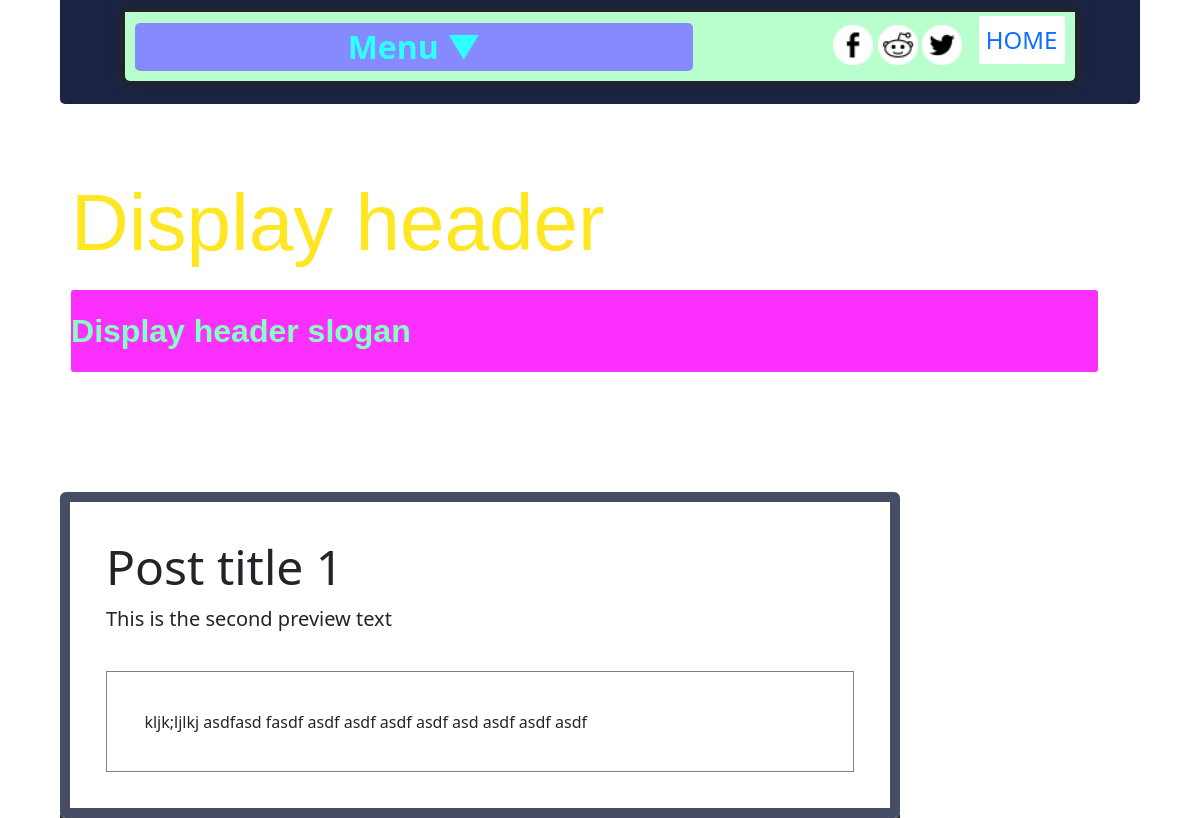
/post?post=1, run on an earlier commit of the app's database.
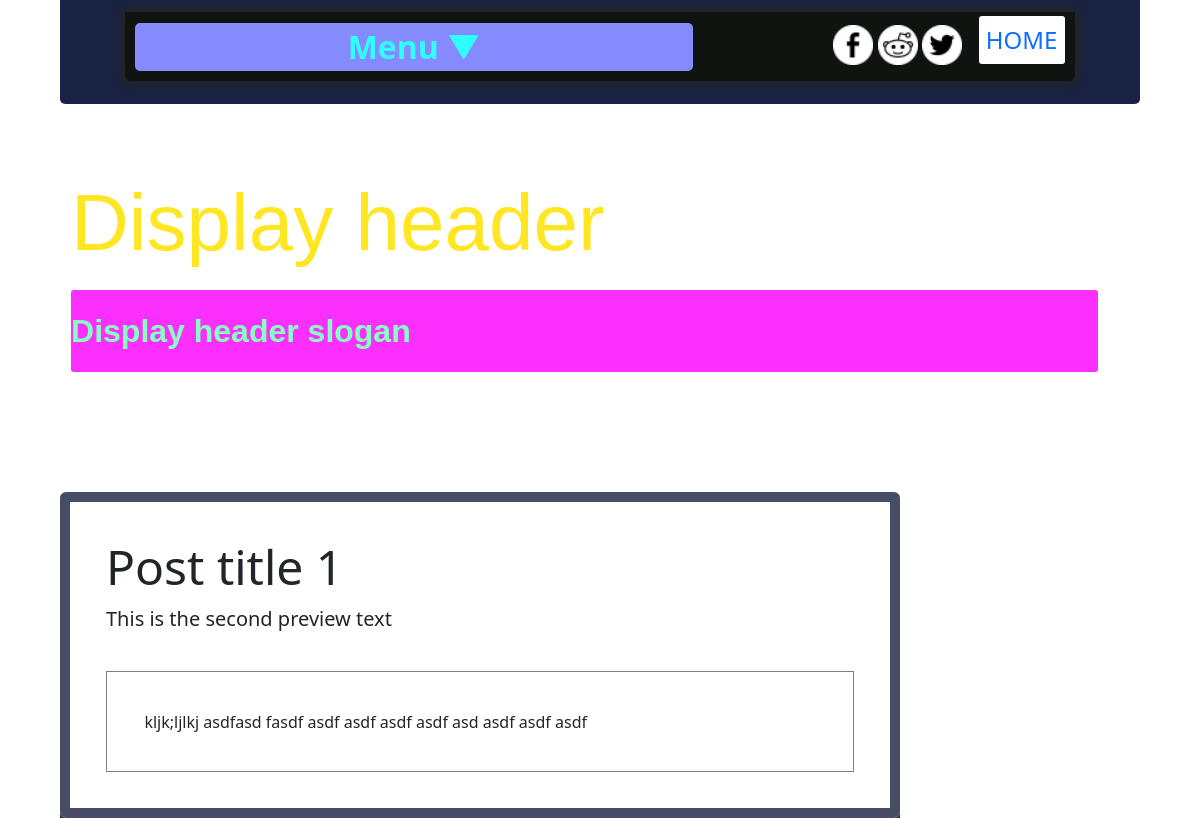
And on a later commit of the database.
### blog/views.py (the view)
# urls.py: path('post', views.post, name='post'),
def post(request):
	test = request.GET['post']
	try:
		changes = blog_change.objects.get()
	except:
		print("Not working!")
	x = blog_post.objects.get(post_id=test)
	post_item = blog_post.objects.all()
	topic_item = topic.objects.all()
	get_posts = blog_post.objects.filter(post_id=test)
	context = {
		'topic' : x,
		'get_posts' : get_posts,
		'topic_item' : topic_item,
		'changes' : changes,
	}
	return render(request, 'html/post.html', context)

### templates/html/post.html (shortened to what this page needs)
{% extends "html/template.html" %}
{% block content %}
{% load static %}
<div class='post-container' style='background-color: {{changes.navigation_drop_down_background_color}}'>
    {% include "html/navigation.html" %}
    <div class='home-page-header'>
        <h1 style='color:{{changes.header_title_font_color}}'>{{changes.header_title}}</h1>
        <h3 class='fs-2' style="color:{{changes.header_slogan_font_color}}; text-align: left; margin-left: 1%; background-color:{{changes.header_slogan_background_color}}">{{changes.header_slogan}}</h3>
    </div>
 <div id='post-wrapper' style='border:10px solid #484d66; padding:3%; box-shadow: 0px 10px #232626; border-radius: 6px;
' class='postwrapper'>
{% for x in get_posts %}
<div class='post-container-post' >
        <div class="post-preview">
            <h1 class='display-5'>{{x.post_title}} </h1>
        </div>
        <div class="post-preview{{x.post_id}}">
            <p class='lead'>{{x.post_preview_text}}</p>
        </div>
        <div class='post-content' id='post-content{{x.post_id}}' style='background-color:white;'>
            {{x.description | safe}}
        </div>
</div>
{% endfor %}
</div>
{% endblock %}

What changed in the data, as far as the page shows it:
changed blog_change "Display header": navigation_bar_background_color "#B9FFCE" → "#0f1411" (drawn)
